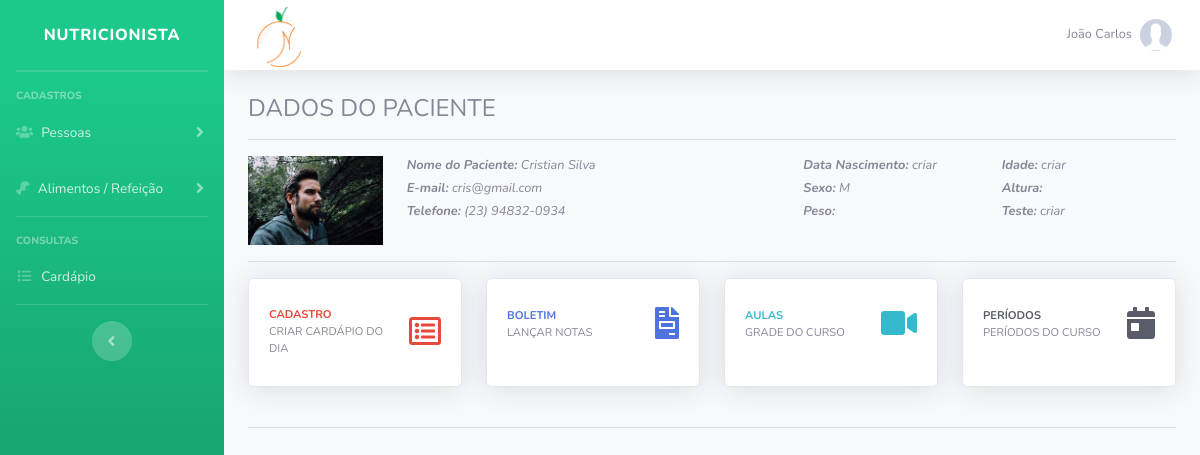
Page /painel-nutricionista/index.php?pag=ver-paciente&id=3 (signed in) on the committed database.
### tables this page shows
CREATE TABLE `usuario` (
  `ID` int(11) NOT NULL,
  `NOME` varchar(50) DEFAULT NULL,
  `CPF` varchar(20) DEFAULT NULL,
  `EMAIL` varchar(100) DEFAULT NULL,
  `SENHA` varchar(50) DEFAULT NULL,
  `NIVEL` varchar(15) DEFAULT NULL
);

CREATE TABLE `paciente` (
  `ID` int(11) NOT NULL,
  `CODPESSOA` int(11) DEFAULT NULL,
  `ALTURA` decimal(3,2) DEFAULT NULL,
  `PESO` decimal(5,2) DEFAULT NULL,
  `IMC` varchar(5) DEFAULT NULL,
  `CLASSIFICACAO` varchar(15) DEFAULT NULL,
  `OBESIDADE` varchar(15) DEFAULT NULL
);

CREATE TABLE `pessoa` (
  `ID` int(11) NOT NULL,
  `NOME` varchar(50) DEFAULT NULL,
  `CPF` varchar(20) DEFAULT NULL,
  `SEXO` varchar(2) DEFAULT NULL,
  `EMAIL` varchar(30) DEFAULT NULL,
  `TELEFONE` varchar(20) DEFAULT NULL,
  `FOTO` varchar(100) DEFAULT NULL
);

### painel-nutricionista/ver_paciente.php (the view, shortened to what this page needs)
<?php
$pag = "ver-paciente";
require_once("../conexao.php");
$id_paciente = $_GET['id'];
$query_2 = $pdo->query("SELECT * FROM PACIENTE AS PA INNER JOIN PESSOA AS P ON P.ID = PA.CODPESSOA WHERE PA.ID = '$id_paciente'");
$res_2 = $query_2->fetchAll(PDO::FETCH_ASSOC);
$nome_paciente = $res_2[0]['NOME'];
$foto_paciente = $res_2[0]['FOTO'];
$email_paciente = $res_2[0]['EMAIL'];
$telefone_paciente = $res_2[0]['TELEFONE'];
$sexo_paciente = $res_2[0]['SEXO'];
$altura_paciente = $res_2[0]['ALTURA'];
$peso_paciente = $res_2[0]['PESO'];
?>
<h4>DADOS DO PACIENTE</h4>
<hr>
<small>
  <div class="mb-3">
    <div class="row">
      <div class="col-md-2">
        <img class="mr-3" src="../img/pacientes/<?php echo $foto_paciente ?>" width="100%">
      </div>
      <div class="col-md-10">
        <div class="row mb-1">
          <div class="col-md-6">
            <span class="mr-3"><i><b>Nome do Paciente:</b> <?php echo $nome_paciente ?></i></span>
          </div>
          <div class="col-3">
            <span class="mr-3"><i><b>Data Nascimento:</b> <?php echo 'criar' ?></i></span>
          </div>
          <div class="col-2">
            <span class="mr-3"><i><b>Idade:</b> <?php echo 'criar' ?></i></span>
          </div>
        </div>
        <div class="row mb-1">
          <div class="col-6">
            <span class="mr-3"><i><b>E-mail:</b> <?php echo $email_paciente ?></i></span>
          </div>
          <div class="col-3">
            <span class="mr-3"><i><b>Sexo:</b> <?php echo $sexo_paciente ?></i></span>
          </div>
          <div class="col-2">
            <span class="mr-3"><i><b>Altura:</b> <?php echo $altura_paciente ?></i></span>
          </div>
        </div>
        <div class="row">
          <div class="col-6">
            <span class="mr-3"><i><b>Telefone:</b> <?php echo $telefone_paciente ?></i></span>
          </div>
          <div class="col-3">
            <span class="mr-3"><i><b>Peso:</b> <?php echo $peso_paciente ?></i></span>
          </div>
          <div class="col-2">
            <span class="mr-3"><i><b>Teste:</b> <?php echo 'criar' ?></i></span>
          </div>
        </div>
      </div>
    </div>
  </div>
</small>
<hr>
<div class="row">
  <div class="col-xl-3 col-md-6 mb-4">
   <a class="text-dark" href="index.php?pag=<?php echo $pag ?>&funcao=montarCardapio&id=<?php echo $id_paciente?>" title="Montar Cadápio">
     <div class="card text-danger shadow h-100 py-2">
      <div class="card-body">
       <div class="row no-gutters align-items-center">
        <div class="col mr-2">
         <div class="text-xs font-weight-bold  text-danger text-uppercase">Cadastro</div>
         <div class="text-xs text-secondary">CRIAR CARDÁPIO DO DIA</div>
       </div>
       <div class="col-auto" align="center">
         <i class="far fa-list-alt fa-2x  text-danger"></i><br>
       </div>
     </div>
   </div>
 </div>
</a>
</div>
<div class="col-xl-3 col-md-6 mb-4">
  <a class="text-dark" href="index.php?pag=turma&funcao=periodos&id=<?php echo $id_turma ?>&notas=sim" title="Informações da Turma">
   <div class="card text-primary shadow h-100 py-2">
    <div class="card-body">
     <div class="row no-gutters align-items-center">
      <div class="col mr-2">
       <div class="text-xs font-weight-bold  text-primary text-uppercase">BOLETIM</div>
       <div class="text-xs text-secondary"> LANÇAR NOTAS</div>
     </div>
     <div class="col-auto" align="center">
       <i class="fas fa-file-invoice fa-2x  text-primary"></i><br>
     </div>
   </div>
 </div>
</div>
</a>
</div>
<div class="col-xl-3 col-md-6 mb-4">
  <a class="text-dark" href="index.php?pag=turma&funcao=periodos&id=<?php echo $id_turma ?>&aulas=sim" title="Lançar Aulas">
   <div class="card text-info shadow h-100 py-2">
    <div class="card-body">
     <div class="row no-gutters align-items-center">
      <div class="col mr-2">
       <div class="text-xs font-weight-bold  text-info text-uppercase">AULAS</div>
       <div class="text-xs text-secondary"> GRADE DO CURSO</div>
     </div>
     <div class="col-auto" align="center">
       <i class="fas fa-video fa-2x  text-info"></i><br>
     </div>
   </div>
 </div>
</div>
</a>
</div>
<div class="col-xl-3 col-md-6 mb-4">
  <a class="text-dark" href="index.php?pag=periodos&id=<?php echo $id_turma ?>" title="Cadastro de Períodos">
    <div class="card text-dark shadow h-100 py-2">
      <div class="card-body">
        <div class="row no-gutters align-items-center">
          <div class="col mr-2">
            <div class="text-xs font-weight-bold  text-dark text-uppercase">PERÍODOS</div>
            <div class="text-xs text-secondary"> PERÍODOS DO CURSO</div>
          </div>
          <div class="col-auto" align="center">
            <i class="fas fa-calendar-day fa-2x  text-dark"></i><br>
          </div>
        </div>
      </div>
    </div>
  </a>
</div>
</div>
<hr>

### painel-nutricionista/index.php (shortened to what this page needs)
<?php
    require_once("../conexao.php");
    $pag = @$_GET["pag"];
    $menu1 = "nutricionistas";
    $menu2 = "pacientes";
    $menu3 = "alimentos";
    $menu4 = "categoria_alimentos";
    $menu5 = "refeicao";
    $menu6 = "cardapio";
    $query = $pdo->query("SELECT * FROM USUARIO WHERE ID = '$_SESSION[id_usuario]'");
    $res = $query->fetchAll(PDO::FETCH_ASSOC);
    $nome_usu = @$res[0]['NOME'];
 ?>
<!DOCTYPE html>
<html lang="pt-br">
    <head>
        <link href="../vendor/fontawesome-free/css/all.min.css" rel="stylesheet" type="text/css">
        <link href="../css/sb-admin-2.min.css" rel="stylesheet">
        <link href="../css/style.css" rel="stylesheet">
        <link href="../vendor/datatables/dataTables.bootstrap4.min.css" rel="stylesheet">
    </head>
    <body id="page-top">
        <div id="wrapper">
            <ul class="navbar-nav bg-gradient-success sidebar sidebar-dark accordion" id="accordionSidebar">
                <a class="sidebar-brand d-flex align-items-center justify-content-center" href="index.php">
                    <div class="sidebar-brand-text mx-3">Nutricionista</div>
                </a>
                <hr class="sidebar-divider my-0">
                <hr class="sidebar-divider">
                <div class="sidebar-heading">
                    Cadastros
                </div>
                <li class="nav-item">
                    <a class="nav-link collapsed" href="#" data-toggle="collapse" data-target="#collapseTwo" aria-expanded="true" aria-controls="collapseTwo">
                        <i class="fas fa-users"></i>
                        <span>Pessoas</span>
                    </a>
                </li>
                <li class="nav-item">
                    <a class="nav-link collapsed" href="#" data-toggle="collapse" data-target="#collapseUtilities" aria-expanded="true" aria-controls="collapseUtilities">
                        <i class="fas fa-drumstick-bite"></i>
                        <span>Alimentos / Refeição</span>
                    </a>
                </li>
                <hr class="sidebar-divider">
                <div class="sidebar-heading">
                    Consultas
                </div>
                <li class="nav-item">
                    <a class="nav-link" href="index.php?pag=<?php echo $menu6 ?>">
                        <i class="fas fa-fw fa-list"></i>
                        <span>Cardápio</span></a>
                </li>
                <hr class="sidebar-divider d-none d-md-block">
                <div class="text-center d-none d-md-inline">
                    <button class="rounded-circle border-0" id="sidebarToggle"></button>
                </div>
            </ul>
            <div id="content-wrapper" class="d-flex flex-column">
                <div id="content">
                    <nav class="navbar navbar-expand navbar-light bg-white topbar mb-4 static-top shadow">
                       <img class="mt-1" src="../img/Icons.png" width="78">
                        <ul class="navbar-nav ml-auto">
                            <li class="nav-item dropdown no-arrow">
                                <a class="nav-link dropdown-toggle" href="#" id="userDropdown" role="button" data-toggle="dropdown" aria-haspopup="true" aria-expanded="false">
                                    <span class="mr-2 d-none d-lg-inline text-gray-600 small"><?php echo $nome_usu; ?></span>
                                    <img class="img-profile rounded-circle" src="../img/sem-foto.jpg">
                                </a>
                            </li>
                        </ul>
                    </nav>
                    <div class="container-fluid">
                        <?php if (@$pag == null) {
                        @include_once("home.php");
                        } else if (@$pag==$menu1) {
                        @include_once(@$menu1.".php");
                        } else if (@$pag==$menu2) {
                        @include_once(@$menu2.".php");
                         } else if (@$pag==$menu3) {
                        include_once(@$menu3.".php");
                        } else if (@$pag==$menu4) {
                        @include_once(@$menu4.".php");
                        } else if (@$pag==$menu5) {
                        @include_once(@$menu5.".php");
                        } else if (@$pag==$menu6) {
                        @include_once(@$menu6.".php");
                        } else if (@$pag=='ver-paciente') {
                        @include_once("ver_paciente.php");
                        } else {
                        @include_once("home.php");
                        }
                        ?>
                    </div>
                </div>
            </div>
        </div>
    </body>
</html>

### rows in the picture
usuario: NOME "João Carlos"
paciente: CODPESSOA.FOTO (picture), CODPESSOA.NOME "Cristian Silva", CODPESSOA.EMAIL "cris@gmail.com", CODPESSOA.SEXO "M", CODPESSOA.TELEFONE "(23) 94832-0934"
